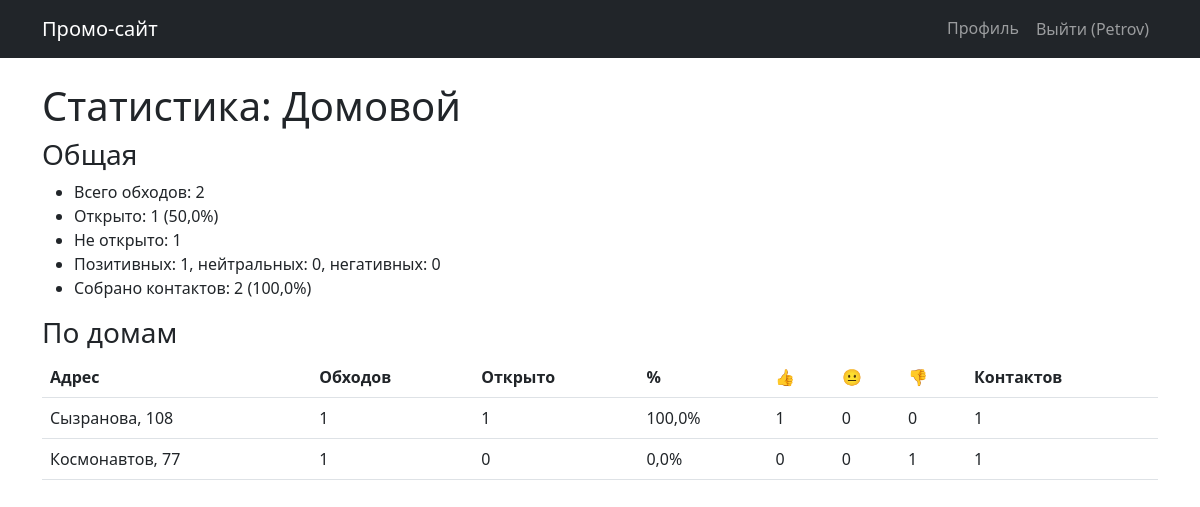
The page /campaign/3/statistics/ (signed in) on the database its author committed.
### campaigns/models.py (models this page shows, shortened)
class Campaign(models.Model):
    name = models.CharField(max_length=200, verbose_name='Название')
    owner = models.ForeignKey(
        User, on_delete=models.CASCADE, related_name='campaigns',
        verbose_name='Владелец'
    )
    participants = models.ManyToManyField(
        User, related_name='participated_campaigns', blank=True,
        verbose_name='Участники'
    )
    created_at = models.DateTimeField(auto_now_add=True, verbose_name='Дата создания')
    class Meta:
        verbose_name = 'Кампания'
        verbose_name_plural = 'Кампании'

class House(models.Model):
    campaign = models.ForeignKey(
        Campaign, on_delete=models.CASCADE, related_name='houses',
        verbose_name='Кампания'
    )
    city = models.CharField(max_length=100, verbose_name='Город')
    street = models.CharField(max_length=200, verbose_name='Улица')
    house_number = models.CharField(max_length=20, verbose_name='Номер дома')
    entrances = models.PositiveIntegerField(verbose_name='Количество подъездов')
    apartments_per_entrance = models.PositiveIntegerField(verbose_name='Квартир в подъезде')
    class Meta:
        verbose_name = 'Дом'
        verbose_name_plural = 'Дома'

### campaigns/views.py (the view)
# urls.py: path('campaign/<int:campaign_id>/statistics/', views.campaign_statistics, name='campaign_statistics'),
@login_required
def campaign_statistics(request, campaign_id):
    campaign = get_object_or_404(Campaign, id=campaign_id)
    stats = get_campaign_statistics(campaign)
    stats['campaign'] = campaign
    return render(request, 'campaigns/statistics.html', stats)

### campaigns/templates/campaigns/statistics.html
{% extends 'campaigns/base.html' %}
{% block content %}
<h1>Статистика: {{ campaign.name }}</h1>
<h3>Общая</h3>
<ul>
    <li>Всего обходов: {{ total_visits }}</li>
    <li>Открыто: {{ opened_doors }} ({{ percent_opened }}%)</li>
    <li>Не открыто: {{ closed_doors }}</li>
    <li>Позитивных: {{ positive }}, нейтральных: {{ neutral }}, негативных: {{ negative }}</li>
    <li>Собрано контактов: {{ contacts_collected }} ({{ percent_contacts }}%)</li>
</ul>
<h3>По домам</h3>
<table class="table">
    <thead>
        <tr>
            <th>Адрес</th><th>Обходов</th><th>Открыто</th><th>%</th>
            <th>👍</th><th>😐</th><th>👎</th><th>Контактов</th>
        </tr>
    </thead>
    <tbody>
        {% for hs in house_stats %}
        <tr>
            <td>{{ hs.house.street }}, {{ hs.house.house_number }}</td>
            <td>{{ hs.total_visits }}</td>
            <td>{{ hs.opened_doors }}</td>
            <td>{{ hs.percent_opened }}%</td>
            <td>{{ hs.positive }}</td>
            <td>{{ hs.neutral }}</td>
            <td>{{ hs.negative }}</td>
            <td>{{ hs.contacts }}</td>
        </tr>
        {% endfor %}
    </tbody>
</table>
{% endblock %}

### campaigns/templates/campaigns/base.html (shortened to what this page needs)
<!DOCTYPE html>
<html lang="ru">
<head>
    <link href="https://cdn.jsdelivr.net/npm/bootstrap@5.2.3/dist/css/bootstrap.min.css" rel="stylesheet">
</head>
<body>
    <nav class="navbar navbar-expand-lg navbar-dark bg-dark">
        <div class="container">
            <a class="navbar-brand" href="/">Промо-сайт</a>
            <div class="collapse navbar-collapse">
                <ul class="navbar-nav ms-auto">
                    {% if user.is_authenticated %}
                        <li class="nav-item"><a class="nav-link" href="{% url 'profile' %}">Профиль</a></li>
                        <li class="nav-item">
                            <form method="post" action="{% url 'logout' %}" style="display:inline;">
                                <button class="btn btn-link nav-link">Выйти ({{ user.username }})</button>
                            </form>
                        </li>
                    {% else %}
                        <li class="nav-item"><a class="nav-link" href="{% url 'login' %}">Войти</a></li>
                        <li class="nav-item"><a class="nav-link" href="{% url 'register' %}">Регистрация</a></li>
                    {% endif %}
                </ul>
            </div>
        </div>
    </nav>
    <div class="container mt-4">
        {% block content %}{% endblock %}
    </div>
</body>
</html>

### rows shown on the page
Campaign: name "Домовой"
House: house.street "Сызранова", house.house_number "108", total_visits "1", opened_doors "1", percent_opened "100,0", positive "1", neutral "0", negative "0", contacts "1"
House: house.street "Космонавтов", house.house_number "77", total_visits "1", opened_doors "0", percent_opened "0,0", positive "0", neutral "0", negative "1", contacts "1"

### other values the page prints
{{ user.username }} "Petrov"
{{ total_visits }} "2"
{{ opened_doors }} "1"
{{ percent_opened }} "50,0"
{{ closed_doors }} "1"
{{ positive }} "1"
{{ neutral }} "0"
{{ negative }} "0"
{{ contacts_collected }} "2"
{{ percent_contacts }} "100,0"
